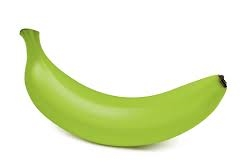
%> input picture Dataset/banana/raw banana.jpg, 243 x 165 px
$ octave --eval "bananaFunc;"   (GNU Octave 9; MATLAB toolbox functions it lacks are replaced by stand-ins)
%> lines starting %> are read from the running program, lines starting %| are printed output that depends on the picture; in (x1, y1, x2, y2) boxes, pixels count from 0 and x2, y2 are one past the last pixel; in counts of white or black regions, pixels touching at a corner belong together; the program's own positions count from 1
%MATLAB code for finding ripness, size and defects of the banana
function [] = bananaFunc()

% Inputing the image
Im1 = imread('banana/raw banana.jpg');
%> Im1 is the input picture: size 165x243x3 uint8; mean R, G, B 230.4, 238.3, 205.6
figure(1);
imshow(Im1);
title('Original image');

% coverting to the gray scale
grayIm1 = rgb2gray(Im1);
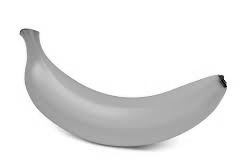
%> grayIm1: size 165x243 uint8; min 2, max 255, mean 232.2
figure(2);
imshow(grayIm1);
title('Gray Scale Image');

%Histogram
figure(3);
imhist(grayIm1);
xlabel('Intensity');
ylim([0 1000]);
ylabel('No. of pixels');
title('Histogram of The Input image');
%> figure, not shown here; highest point at x = 255, y = 25036, above the top of the axes

%feature extraction
%threshold for banana around 200
Threshold = 50;
figure(4);
% Threshold is between 50 and 200
binaryIm1 = (grayIm1 < Threshold);
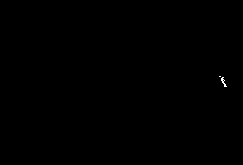
%> binaryIm1: size 165x243 logical; 0.06% white in thin lines or dots, all inside (x1, y1, x2, y2) = (219, 76, 227, 87)
binaryIm2 = (grayIm1 > 200);
%> binaryIm2: size 165x243 logical; 74% white; 1 black region, box (x1, y1, x2, y2) and area: (19, 28, 227, 150) 10434
binaryIm3 = imadd(binaryIm1, binaryIm2);
%> binaryIm3: size 165x243 double; values 0 (black) and 1 (white), 74% white; 3 black regions (2 under 20 px), largest, box (x1, y1, x2, y2) and area: (19, 28, 227, 150) 10398
imshow(binaryIm3);
title('Binary Image');

%edge detection
bw = edge(binaryIm3,'canny');
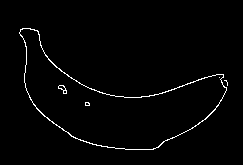
%> bw: size 165x243 logical; 1.7% white in thin lines or dots, all inside (x1, y1, x2, y2) = (19, 28, 228, 150)
figure(5);
imshow(bw);
title('Edge Detection');

% Size of banana using Perimeter
S=regionprops(  bwareafilt(bw,1,'largest') ,'Perimeter'); % extracting 1 largest object from binary image by size
%> S = 1 region; Perimeter: 565.7
length=S.Perimeter/2;
%> length = 282.8
if(length > 200)
    disp('Large sized banana');
else
    disp('Small sized banana');
end

% Finding the ripeness
Im2 = Im1;
idx = all(Im1>=160,3); % 1s and 0s -> 1: non-zero element & 0: zero element
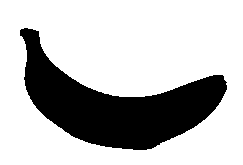
%> idx: size 165x243 logical; 73.9% white; 1 black region, box (x1, y1, x2, y2) and area: (20, 28, 227, 150) 10468
Im1(repmat(idx,[1,1,3])) = 0; %B = repmat(A,[P1,P2,...,Pn]) tiles the array
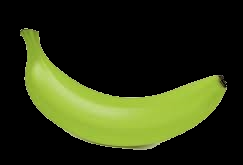
%> Im1: size 165x243x3 uint8; mean R, G, B 42.6, 50.4, 18.8
  %  A to produce an 3-dimensional array B composed of copies of A.
figure(6);
imshow(Im1);% Converting to new image with black background
title('Background Changed');

grayIm1 = rgb2gray(Im1); % New gray scale image
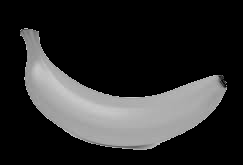
%> grayIm1: size 165x243 uint8; min 0, max 219, mean 44.4
[M,N] = size(grayIm1);
%> M = 165; N = 243

%display histogram of new gray scale image
figure(7);
imhist(grayIm1);
ylim([0 1000]);
title('Histrogram of new Grayscale Image');
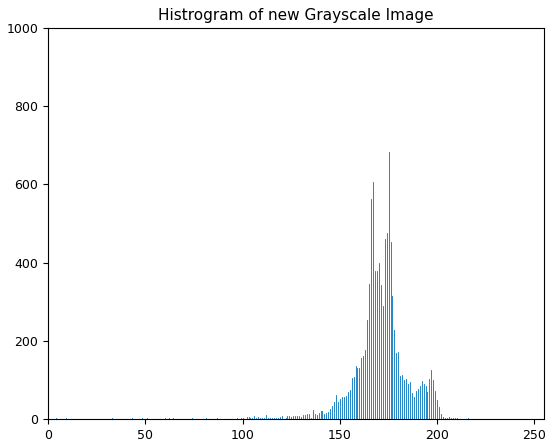
%> figure redrawn from the program's plot data; highest point at x = 0, y = 29627, above the top of the axes

%Display new gray scale image
% figure(11);
% imshow(grayIm1);

alpha = 60; % Threshold for extracting the yellow components
count = 1;
count1 = 1;
% iterate through the grayscale image
for i = 1:M
    for j = 1:N
        if(grayIm1(i,j)>alpha && grayIm1(i,j)<alpha + 120)% 60 < grayIm1[i][j] < 180
            count = count + 1;  % yellow components
        elseif(grayIm1(i,j)>alpha+120)      % > 180
            count1 = count1 + 1; %bright pixels ->non-yellow
        end
    end
end
%> after the loop, count = 8423; count1 = 1838

figure(8);
imshow(Im2);    % Display Result
R = count/count1; % ratio = yellow components / non-yellow components
%> R = 4.58
if(R>5)
    title('Result - Rotten');
    disp('Rotten Banana');
    else if (R>1)
        title('Result - Unripe');
        disp('Unripe Banana');
    else if(R<1)
            title('Result - Ripe');
            disp('Ripe Banana');
        end
    end
end

end

$ run again, with Dataset/banana/rotten banana.jpg copied over Dataset/banana/raw banana.jpg
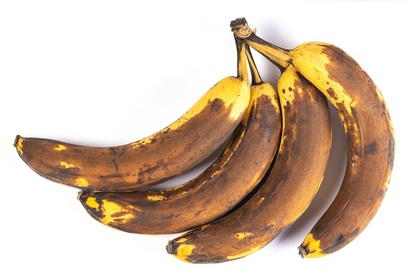
%> input picture Dataset/banana/rotten banana.jpg, 420 x 280 px, shrunk from 1024 x 683 before the run
%> in bananaFunc, Im1 is the input picture: size 280x420x3 uint8; mean R, G, B 213.8, 193.9, 176
%> in bananaFunc, `binaryIm1 = (grayIm1 < Threshold);`:
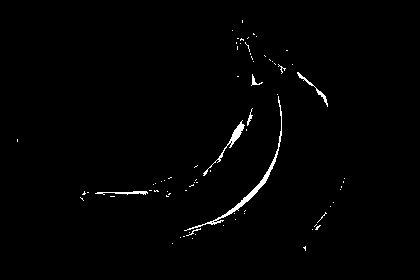
%> binaryIm1: size 280x420 logical; 1.1% white; 75 white regions (67 under 20 px), largest, box (x1, y1, x2, y2) and area: (184, 96, 282, 231) 520, (203, 120, 245, 176) 224, (297, 72, 328, 107) 112
%> binaryIm2: size 280x420 logical; 60.2% white; 41 black regions (40 under 20 px), largest, box (x1, y1, x2, y2) and area: (13, 17, 395, 264) 46728
%> binaryIm3: size 280x420 double; values 0 (black) and 1 (white), 61.3% white; 42 black regions (41 under 20 px), largest, box (x1, y1, x2, y2) and area: (13, 17, 395, 264) 45454
%> bw: size 280x420 logical; 3.4% white in thin lines or dots, all inside (x1, y1, x2, y2) = (13, 17, 395, 264)
%> S = 1 region; Perimeter: 1361.8
%> length = 680.9
%> idx: size 280x420 logical; 57.6% white; 1 black region, box (x1, y1, x2, y2) and area: (13, 17, 395, 264) 49828
%> in bananaFunc, `title('Histrogram of new Grayscale Image');`:
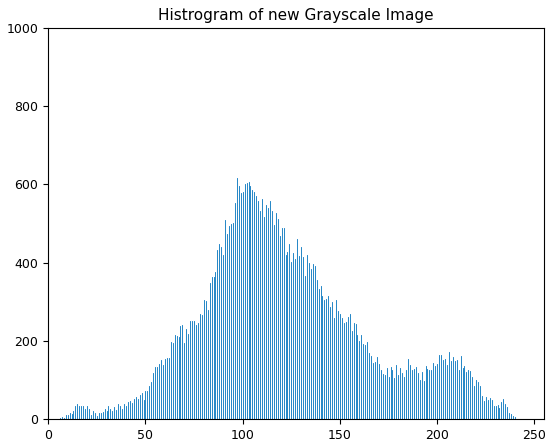
%> figure redrawn from the program's plot data; highest point at x = 0, y = 67772, above the top of the axes
%> after the loop in bananaFunc, `for i = 1:M`: count = 41002; count1 = 6150
%> R = 6.67
